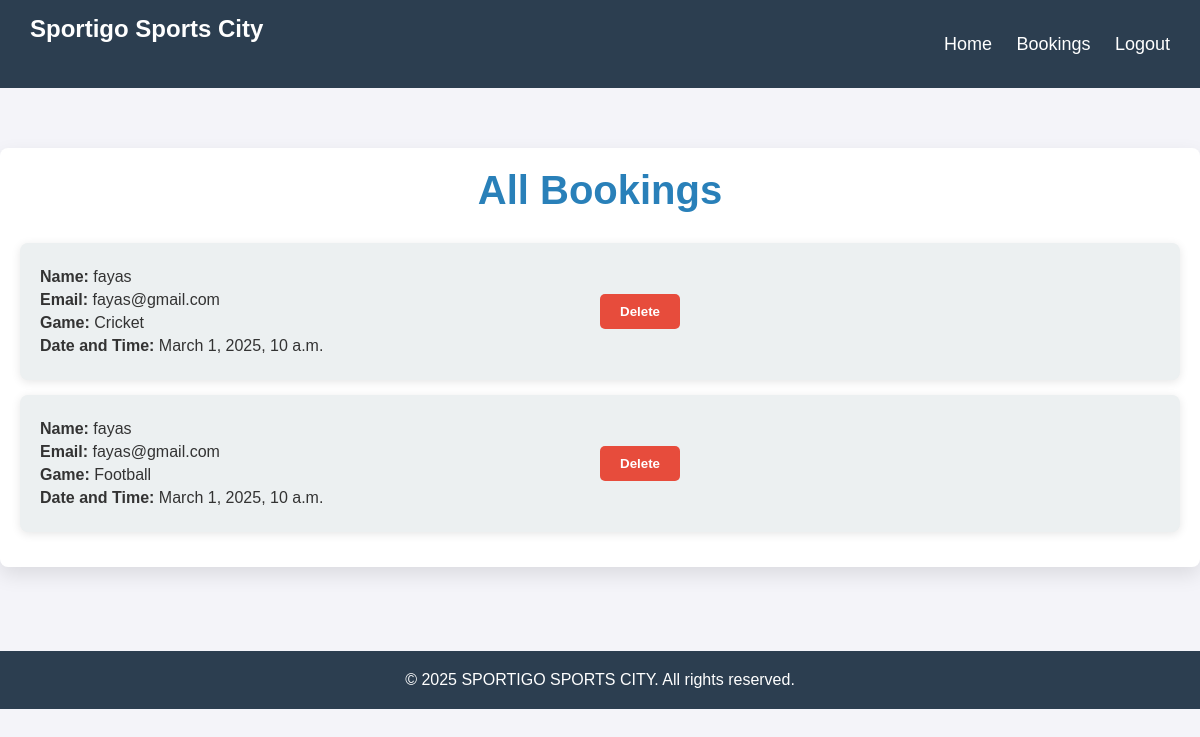
Before: /booking_list with the older database file.
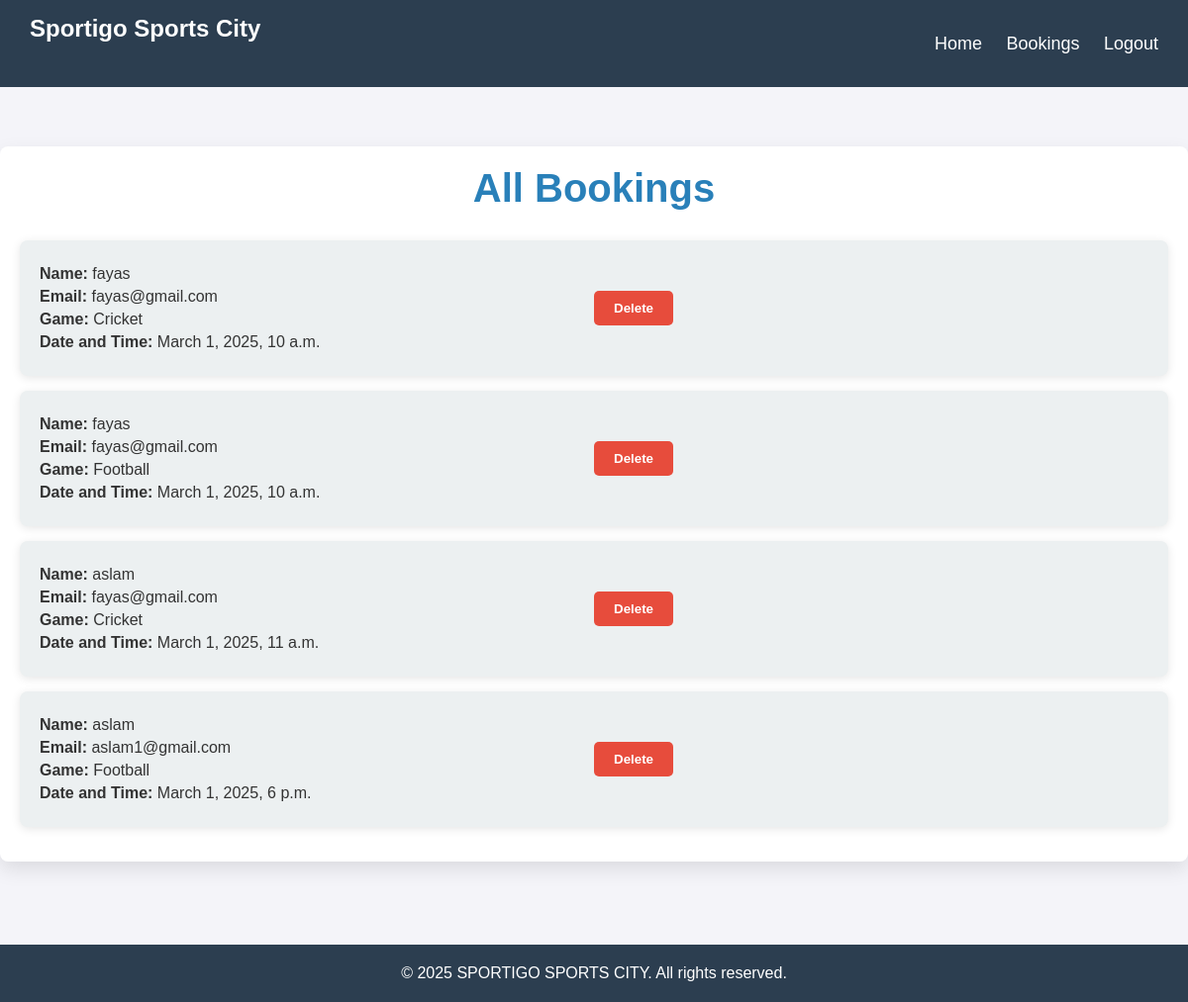
After: the same page with the newer database file.
### app/models.py (models this page shows, shortened)
class Turf(models.Model):
    user = models.ForeignKey(User, on_delete=models.CASCADE, null=True, blank=True)  # Allow null temporarily
    name = models.CharField(max_length=255)
    email = models.EmailField()
    date = models.DateTimeField()
    CRICKET = 'cricket'
    FOOTBALL = 'football'
    GAME_CHOICES = [
        (CRICKET, 'Cricket'),
        (FOOTBALL, 'Football'),
    ]
    game = models.CharField(
        max_length=10,
        choices=GAME_CHOICES,
        default=CRICKET,
    )

### app/views.py (the view)
# urls.py: path('booking_list', views.booking_list, name='booking_list'),
def booking_list(request):
    bookings = Turf.objects.all()
    return render(request, 'admin/booking_list.html', {'bookings': bookings})

### templates/admin/booking_list.html (shortened to what this page needs)
<!DOCTYPE html>
<html lang="en">
<head>
</head>
<body>
    <div class="navbar">
        <h1>Sportigo Sports City</h1>
        <div>
            <a href="/">Home</a>
            <a href="/booking_list">Bookings</a>
            <a href="/shp_logout">Logout</a>
        </div>
    </div>
    <div class="container">
        <h1>All Bookings</h1>
        <ul class="booking-list">
            {% for booking in bookings %}
                <li>
                    <div>
                        <p><strong>Name:</strong> {{ booking.name }}</p>
                        <p><strong>Email:</strong> {{ booking.email }}</p>
                        <p><strong>Game:</strong> {{ booking.get_game_display }}</p>
                        <p><strong>Date and Time:</strong> {{ booking.date }}</p>
                    </div>
                    <div>
                        <form method="POST" action="{% url 'delete_booking_admin' booking.id %}" style="display: inline;">
                            <button type="submit" class="delete-btn">Delete</button>
                        </form>
                    </div>
                </li>
            {% empty %}
                <li class="no-bookings">No bookings available.</li>
            {% endfor %}
        </ul>
    </div><br><br><br>
    <footer>
        <p>&copy; 2025 SPORTIGO SPORTS CITY. All rights reserved.</p>
    </footer>
</body>
</html>

Changed rows visible on the page:
added Turf: name "aslam", email "fayas@gmail.com", game "Cricket", date "March 1, 2025, 11 a.m."
added Turf: name "aslam", email "aslam1@gmail.com", game "Football", date "March 1, 2025, 6 p.m."
